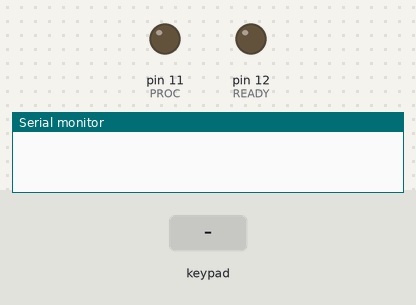
Simulated run of this sketch. Board: Arduino Uno, built with avr-gcc and run on an emulated ATmega328P. Parts: output pins drawn as LEDs (lit = HIGH), the last lines printed to the serial monitor. Dashed ring = blinking. The test bench sets the inputs (shaded band). Pins used as bus, display or sensor lines are not drawn.

Above: at 1.2 s.
1.3 s: keypad keys 2 3 4 5 pressed 0.4 s apart
At 1.75 s:
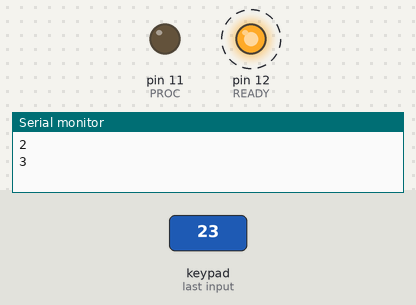
4.4 s: key 'A' pressed
At 5.1 s:
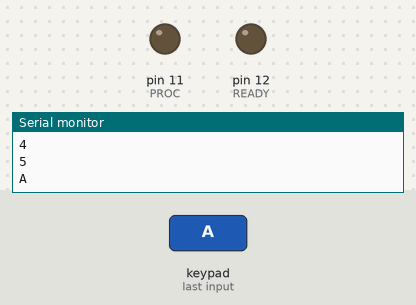
5.9 s: key 'B' pressed
At 7.1 s:
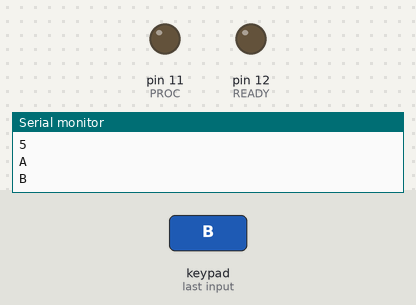
7.4 s: keypad keys 2 3 4 5 # pressed 0.4 s apart
At 8.05 s:
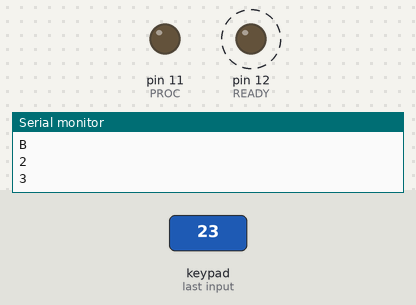
10.9 s: key 'C' pressed
At 11.4 s:
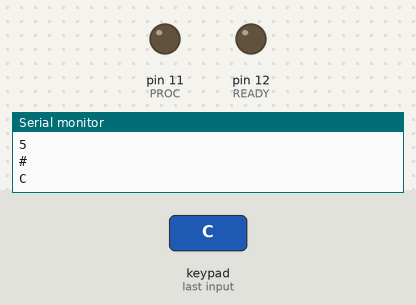
12.4 s: keypad keys 2 3 4 5 * pressed 0.4 s apart
At 13.05 s:
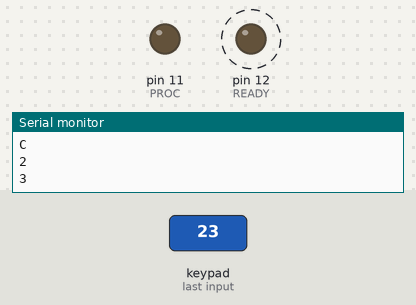
Timing chart, 0 to 15.6 s (numbered marks = the images above; inputs shaded):
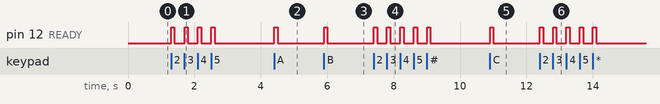

Measured:
- after the input at 1.3 s, pin 12 (READY): alternates HIGH for 0.10 s and LOW for 0.30 s, 8 changes in all, then stays LOW, starting at once
- after the input at 4.4 s, pin 12 (READY): LOW → HIGH at once, → LOW 0.10 s later
- after the input at 5.9 s, pin 12 (READY): LOW → HIGH at once, → LOW 0.10 s later
- after the input at 7.4 s, pin 12 (READY): alternates HIGH for 0.10 s and LOW for 0.30 s, 10 changes in all, then stays LOW, starting at once
- after the input at 10.9 s, pin 12 (READY): LOW → HIGH at once, → LOW 0.10 s later
- after the input at 12.4 s, pin 12 (READY): alternates HIGH for 0.10 s and LOW for 0.30 s, 10 changes in all, then stays LOW, starting at once

The sketch:

Teclado.ino
```cpp
#include <Keypad.h>

#define POWER 10
#define PROC 11
#define READY 12

const byte FILAS = 4;
const byte COLUMNAS = 4;

char matrizTeclas[FILAS][COLUMNAS] = {
  {'1', '2', '3', 'A'},
  {'4', '5', '6', 'B'},
  {'7', '8', '9', 'C'},
  {'*', '0', '#', 'D'}
};

byte filasPin[FILAS] = {2, 3, 4, 5};
byte colPin[COLUMNAS] = {9, 8, 7, 6};

Keypad arregloTeclado = Keypad(makeKeymap(matrizTeclas), filasPin, colPin, FILAS, COLUMNAS);

void setup() {
  Serial.begin(9600);
  pinMode(POWER, OUTPUT);
  pinMode(PROC, OUTPUT);
  pinMode(READY, OUTPUT);
  digitalWrite(POWER, HIGH);
}

void loop() {
  char tecla = arregloTeclado.getKey();
  if (tecla != NO_KEY) {
    Serial.println(tecla);
    digitalWrite(READY, HIGH);
    delay(100);
  } else {
    digitalWrite(READY, LOW);
  }

}
```
